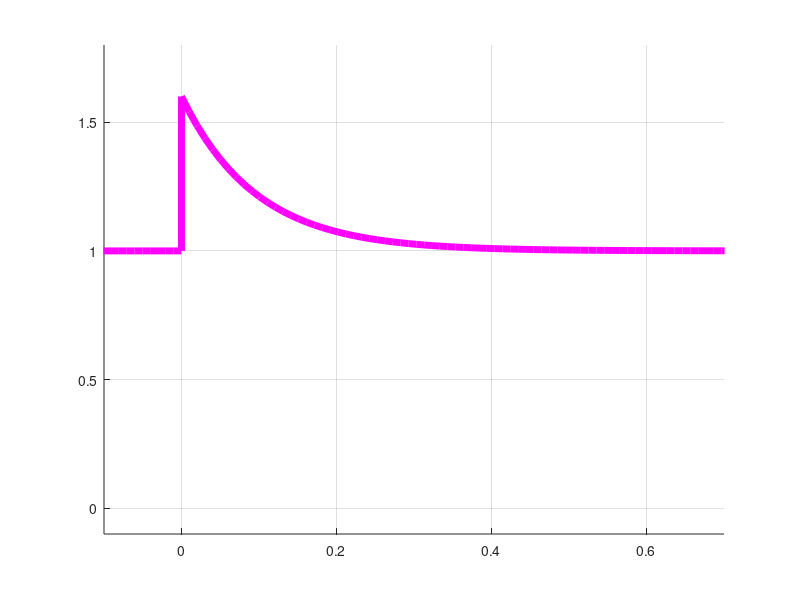

MATLAB code for this plot: (Note: this script raises an error after producing the figure.)
%
% Brian D. Wendt
% 05 November 2015
% HW #9
%
clc; clear; format compact;

% Current at t<0
t0 = linspace(-1,0);
i0 = 1 + 0*t0;

% Current at t=0
x = [0 0];
y = [1 1.6];

% Current decay at t>0
t1 = linspace(0,1);
iR = 1 + 0.6 * exp(-t1/0.096);

% Create figure
figure('Position', [900, 900, 600, 600]);
hold on; grid on;

% Graph it up
plot(x,y,'m','LineWidth',5)
plot(t0,i0,'m','LineWidth',5);
plot(t1,iR,'m','LineWidth',5);

% Set axes limits
xlim([-0.1 0.7]);
ylim([-0.1 1.8]);

% Move axes to origin **SAVE THIS PART!!**
ax = gca;
ax.XAxisLocation = 'origin';
ax.YAxisLocation = 'origin';

% Axis labels
xlabel('Time (s)','FontSize',16);
ylabel('Current (mA)','FontSize',16);

xlabh = get(gca,'xlabel');
set(xlabh,'Position',get(xlabh,'Position') - [0 .1 0]);
ylabh = get(gca,'ylabel');
set(ylabh,'Position',get(ylabh,'Position') - [.1 0 0]);

